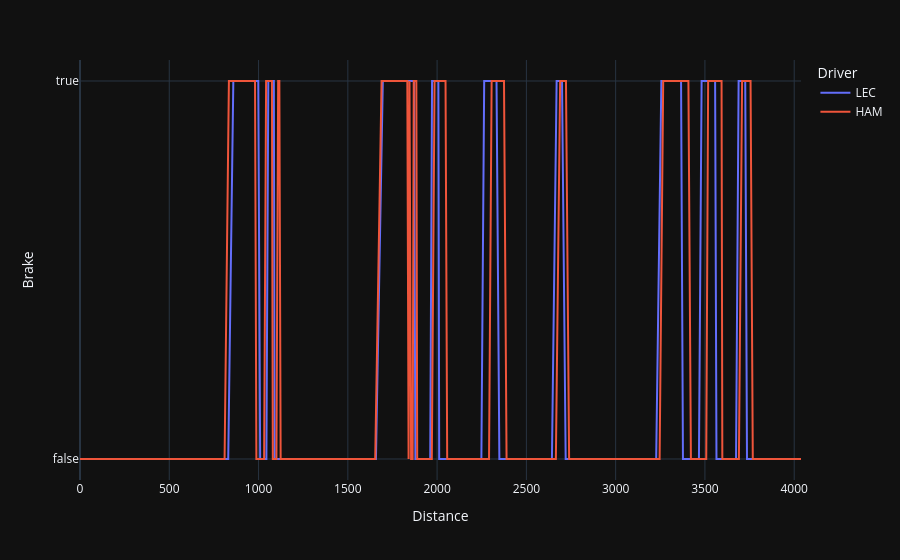

Notebook source saved alongside this figure:
### Code cell
brake = px.line(
    telem3,
    x='Distance',
    y=brake,
    color='Driver',
    template='plotly_dark'
)
brake.show()

### Figure 1 — Plotly figure (JSON) as saved in the notebook; plotly's stock layout.template omitted (floating-point values rounded to 4 significant figures; data arrays with more than 128 entries replaced by an {"elided": "..."} marker saying what was removed)
{"data": [{"hovertemplate": "Driver=LEC<br>Distance=%{x}<br>Brake=%{y}<extra></extra>", "legendgroup": "LEC", "line": {"color": "#636efa", "dash": "solid"}, "marker": {"symbol": "circle"}, "mode": "lines", "name": "LEC", "orientation": "h", "showlegend": true, "type": "scatter", "x": {"elided": "253 float values"}, "xaxis": "x", "y": {"elided": "253 bool values"}, "yaxis": "y"}, {"hovertemplate": "Driver=HAM<br>Distance=%{x}<br>Brake=%{y}<extra></extra>", "legendgroup": "HAM", "line": {"color": "#EF553B", "dash": "solid"}, "marker": {"symbol": "circle"}, "mode": "lines", "name": "HAM", "orientation": "h", "showlegend": true, "type": "scatter", "x": {"elided": "257 float values"}, "xaxis": "x", "y": {"elided": "257 bool values"}, "yaxis": "y"}], "layout": {"legend": {"title": {"text": "Driver"}, "tracegroupgap": 0}, "margin": {"t": 60}, "xaxis": {"anchor": "y", "domain": [0, 1], "title": {"text": "Distance"}}, "yaxis": {"anchor": "x", "domain": [0, 1], "title": {"text": "Brake"}}}}
